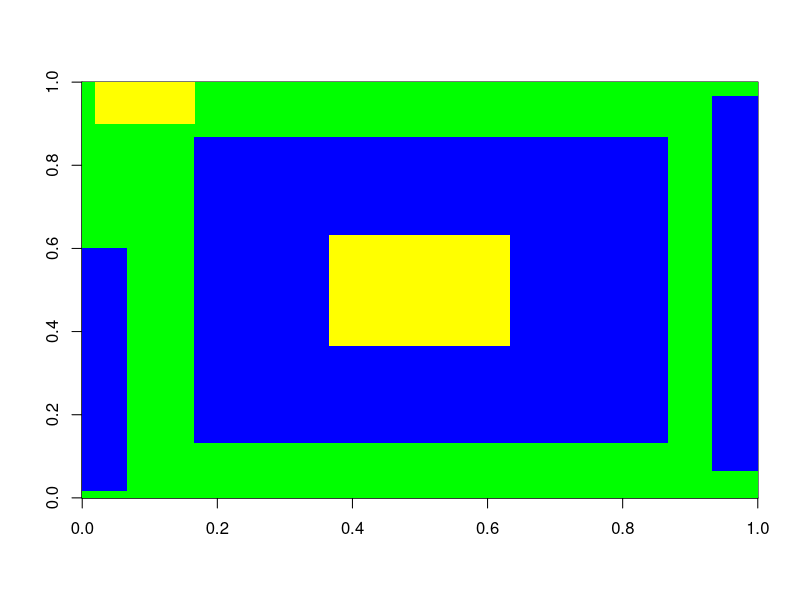

Reproduce this figure in R.
geoRadius <- 15000/20
cityGrid <- matrix(rep(-1,(2*geoRadius)^2), 2*geoRadius, 2*geoRadius)
for(i in -geoRadius:geoRadius){
  for(j in -geoRadius:geoRadius){
    cityGrid[i+geoRadius,j+geoRadius] <- 0
  }
}

#London Residential
for(x in 250:1300){
  for(y in 200:1300){
    cityGrid[x,y] <- 1
  }
}

for(x in 0:100){
  for(y in 25:900){
    cityGrid[x,y] <- 1
  }
}

for(x in 1400:1500){
  for(y in 100:1450){
    cityGrid[x,y] <- 1
  }
}

#London Industrial
for(x in 550:950){
  for(y in 550:950){
    cityGrid[x,y] <- 2
  }
}
for(x in 30:250){
  for(y in 1350:1500){
    cityGrid[x,y] <- 2
  }
}

image(cityGrid, col = c("green","blue", "yellow"))